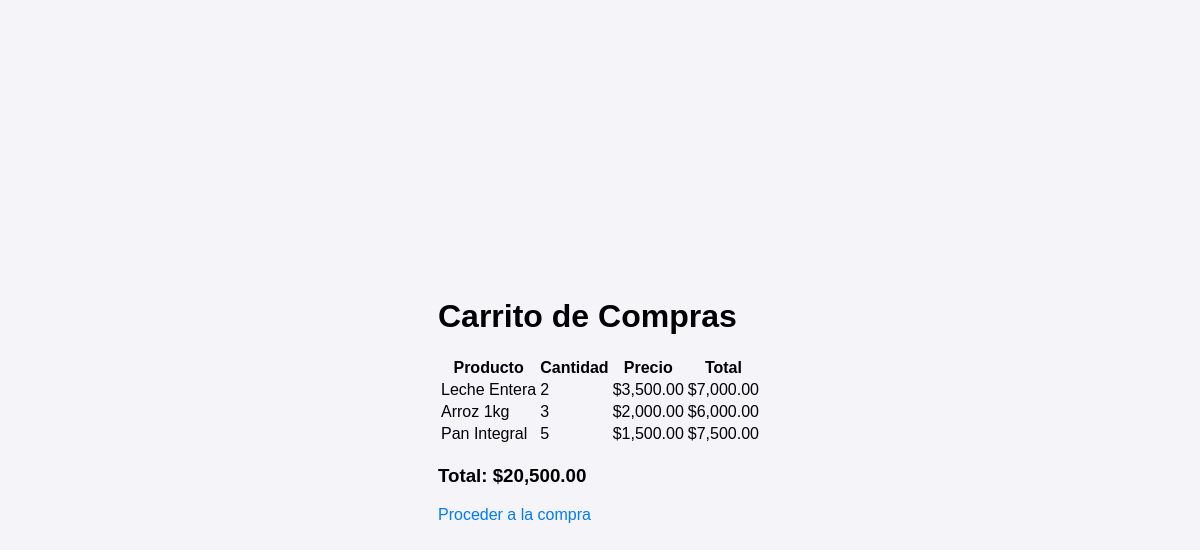
Screenshot of /carrito.php (signed in) with the database file from the repository.
### tables this page shows
CREATE TABLE `carrito` (
  `id` int(11) NOT NULL,
  `id_usuario` int(11) NOT NULL,
  `id_producto` int(11) NOT NULL,
  `cantidad` int(11) NOT NULL
);

CREATE TABLE `productos` (
  `id` int(11) NOT NULL,
  `nombre` varchar(100) NOT NULL,
  `descripcion` text DEFAULT NULL,
  `precio` decimal(10,2) NOT NULL,
  `cantidad` int(11) NOT NULL,
  `id_categoria` int(11) DEFAULT NULL,
  `id_proveedor` int(11) DEFAULT NULL,
  `fecha_agregado` timestamp NOT NULL DEFAULT current_timestamp(),
  `categoria` varchar(100) DEFAULT NULL,
  `stock` int(11) DEFAULT NULL
);

### carrito.php (the view, shortened to what this page needs)
<?php
include 'db.php';
$id_usuario = $_SESSION['usuario_id'];
$stmt = $conexion->prepare("SELECT p.nombre, c.cantidad, p.precio
                            FROM carrito c
                            JOIN productos p ON c.id_producto = p.id
                            WHERE c.id_usuario = ?");
$stmt->execute([$id_usuario]);
$productos_carrito = $stmt->fetchAll();
$total = 0;
foreach ($productos_carrito as $producto) {
    $total += $producto['precio'] * $producto['cantidad'];
}
?>
<!DOCTYPE html>
<html lang="es">
<head>
    <link rel="stylesheet" href="estilos.css">
</head>
<body>
    <div class="container">
        <h1>Carrito de Compras</h1>
        <table>
            <tr>
                <th>Producto</th>
                <th>Cantidad</th>
                <th>Precio</th>
                <th>Total</th>
            </tr>
            <?php foreach ($productos_carrito as $producto): ?>
                <tr>
                    <td><?php echo $producto['nombre']; ?></td>
                    <td><?php echo $producto['cantidad']; ?></td>
                    <td>$<?php echo number_format($producto['precio'], 2); ?></td>
                    <td>$<?php echo number_format($producto['precio'] * $producto['cantidad'], 2); ?></td>
                </tr>
            <?php endforeach; ?>
        </table>
        <h3>Total: $<?php echo number_format($total, 2); ?></h3>
        <a href="procesar_compra.php">Proceder a la compra</a>
    </div>
</body>
</html>

### estilos.css (style rules this page uses)
body { font-family: Arial, sans-serif; background-color: #f4f4f9; display: flex; justify-content: center; align-items: center; height: 100vh; margin: 0; }
a { color: #007bff; text-decoration: none; }

### rows the page displays
carrito: id_producto.nombre "Leche Entera", cantidad "2", id_producto.precio "3,500.00", $producto['precio'] * $producto['cantidad'] "7,000.00"
carrito: id_producto.nombre "Arroz 1kg", cantidad "3", id_producto.precio "2,000.00", $producto['precio'] * $producto['cantidad'] "6,000.00"
carrito: id_producto.nombre "Pan Integral", cantidad "5", id_producto.precio "1,500.00", $producto['precio'] * $producto['cantidad'] "7,500.00"

### other values shown
$total "20,500.00"
